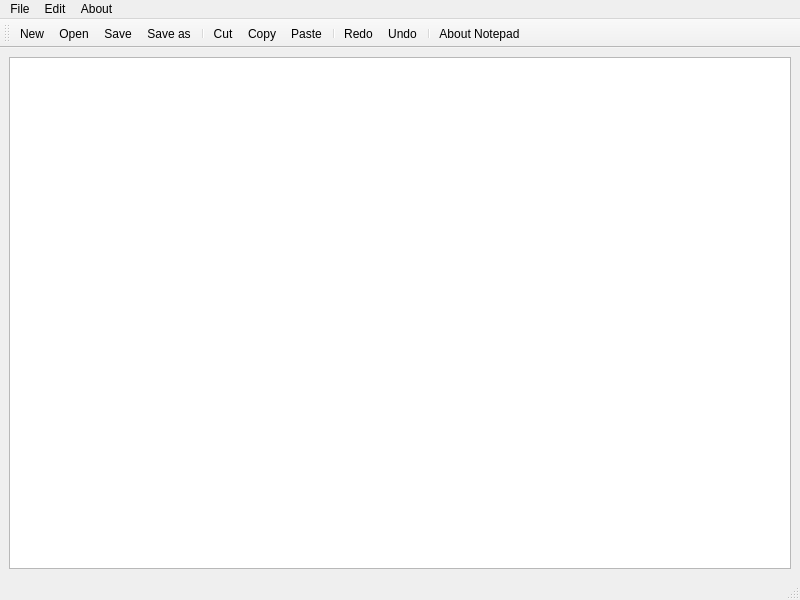
<?xml version="1.0" encoding="UTF-8"?>
<ui version="4.0">
 <class>MainWindow</class>
 <widget class="QMainWindow" name="MainWindow">
  <property name="geometry">
   <rect>
    <x>0</x>
    <y>0</y>
    <width>800</width>
    <height>600</height>
   </rect>
  </property>
  <property name="windowTitle">
   <string>MainWindow</string>
  </property>
  <widget class="QWidget" name="centralwidget">
   <layout class="QHBoxLayout" name="horizontalLayout">
    <item>
     <widget class="QTextEdit" name="textEdit"/>
    </item>
   </layout>
  </widget>
  <widget class="QMenuBar" name="menubar">
   <property name="geometry">
    <rect>
     <x>0</x>
     <y>0</y>
     <width>800</width>
     <height>26</height>
    </rect>
   </property>
   <widget class="QMenu" name="menuFile">
    <property name="title">
     <string>File</string>
    </property>
    <addaction name="actionNew"/>
    <addaction name="actionOpen"/>
    <addaction name="separator"/>
    <addaction name="actionSave"/>
    <addaction name="actionSave_as"/>
   </widget>
   <widget class="QMenu" name="menuEdit">
    <property name="title">
     <string>Edit</string>
    </property>
    <addaction name="actionCut"/>
    <addaction name="actionCopy"/>
    <addaction name="actionPaste"/>
    <addaction name="separator"/>
    <addaction name="actionRedo"/>
    <addaction name="actionUndo"/>
   </widget>
   <widget class="QMenu" name="menuAbout">
    <property name="title">
     <string>About</string>
    </property>
    <addaction name="actionAbout_Notepad"/>
   </widget>
   <addaction name="menuFile"/>
   <addaction name="menuEdit"/>
   <addaction name="menuAbout"/>
  </widget>
  <widget class="QStatusBar" name="statusbar"/>
  <widget class="QToolBar" name="toolBar">
   <property name="windowTitle">
    <string>toolBar</string>
   </property>
   <attribute name="toolBarArea">
    <enum>TopToolBarArea</enum>
   </attribute>
   <attribute name="toolBarBreak">
    <bool>false</bool>
   </attribute>
   <addaction name="actionNew"/>
   <addaction name="actionOpen"/>
   <addaction name="actionSave"/>
   <addaction name="actionSave_as"/>
   <addaction name="separator"/>
   <addaction name="actionCut"/>
   <addaction name="actionCopy"/>
   <addaction name="actionPaste"/>
   <addaction name="separator"/>
   <addaction name="actionRedo"/>
   <addaction name="actionUndo"/>
   <addaction name="separator"/>
   <addaction name="actionAbout_Notepad"/>
  </widget>
  <action name="actionNew">
   <property name="icon">
    <iconset resource="Resources.qrc">
     <normaloff>:/images/Notepad Icons/add_new.png</normaloff>:/images/Notepad Icons/add_new.png</iconset>
   </property>
   <property name="text">
    <string>New</string>
   </property>
  </action>
  <action name="actionOpen">
   <property name="icon">
    <iconset resource="Resources.qrc">
     <normaloff>:/images/Notepad Icons/open.png</normaloff>:/images/Notepad Icons/open.png</iconset>
   </property>
   <property name="text">
    <string>Open</string>
   </property>
  </action>
  <action name="actionSave">
   <property name="icon">
    <iconset resource="Resources.qrc">
     <normaloff>:/images/Notepad Icons/save.png</normaloff>:/images/Notepad Icons/save.png</iconset>
   </property>
   <property name="text">
    <string>Save</string>
   </property>
  </action>
  <action name="actionSave_as">
   <property name="icon">
    <iconset resource="Resources.qrc">
     <normaloff>:/images/Notepad Icons/save_as.png</normaloff>:/images/Notepad Icons/save_as.png</iconset>
   </property>
   <property name="text">
    <string>Save as</string>
   </property>
  </action>
  <action name="actionCut">
   <property name="icon">
    <iconset resource="Resources.qrc">
     <normaloff>:/images/Notepad Icons/cut.png</normaloff>:/images/Notepad Icons/cut.png</iconset>
   </property>
   <property name="text">
    <string>Cut</string>
   </property>
  </action>
  <action name="actionCopy">
   <property name="icon">
    <iconset resource="Resources.qrc">
     <normaloff>:/images/Notepad Icons/copy.png</normaloff>:/images/Notepad Icons/copy.png</iconset>
   </property>
   <property name="text">
    <string>Copy</string>
   </property>
  </action>
  <action name="actionPaste">
   <property name="icon">
    <iconset resource="Resources.qrc">
     <normaloff>:/images/Notepad Icons/paste.png</normaloff>:/images/Notepad Icons/paste.png</iconset>
   </property>
   <property name="text">
    <string>Paste</string>
   </property>
  </action>
  <action name="actionRedo">
   <property name="icon">
    <iconset resource="Resources.qrc">
     <normaloff>:/images/Notepad Icons/redo.png</normaloff>:/images/Notepad Icons/redo.png</iconset>
   </property>
   <property name="text">
    <string>Redo</string>
   </property>
  </action>
  <action name="actionUndo">
   <property name="icon">
    <iconset resource="Resources.qrc">
     <normaloff>:/images/Notepad Icons/undo.png</normaloff>:/images/Notepad Icons/undo.png</iconset>
   </property>
   <property name="text">
    <string>Undo</string>
   </property>
  </action>
  <action name="actionAbout_Notepad">
   <property name="icon">
    <iconset resource="Resources.qrc">
     <normaloff>:/images/Notepad Icons/about.png</normaloff>:/images/Notepad Icons/about.png</iconset>
   </property>
   <property name="text">
    <string>About Notepad</string>
   </property>
  </action>
 </widget>
 <resources>
  <include location="Resources.qrc"/>
 </resources>
 <connections/>
</ui>
